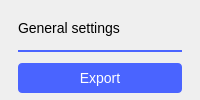
             <widget class="QWidget" name="generalSettings">
              <property name="styleSheet">
               <string notr="true">
QCheckBox {
  spacing: 8px;
  background-color: transparent;
  font-size: 14px;
  font-weight: bold;
  color: rgba(255, 255, 255, 153);
}

QCheckBox::indicator {
  width: 14px;
  height: 14px;
  border: 2px solid rgb(74,100,255);
  border-radius: 4px;
}
QCheckBox::indicator:unchecked { background-color: transparent; }
QCheckBox::indicator:checked { background-color: rgb(74,100,255); }</string>
              </property>
              <layout class="QVBoxLayout" name="verticalLayout_3">
               <property name="spacing">
                <number>0</number>
               </property>
               <property name="leftMargin">
                <number>18</number>
               </property>
               <property name="topMargin">
                <number>20</number>
               </property>
               <property name="rightMargin">
                <number>18</number>
               </property>
               <property name="bottomMargin">
                <number>0</number>
               </property>
               <item>
                <widget class="QLabel" name="labelGeneralSettingsTitle">
                 <property name="styleSheet">
                  <string notr="true"> color: black;
    font-size: 14px;
    font-weight: normal;</string>
                 </property>
                 <property name="text">
                  <string>General settings</string>
                 </property>
                </widget>
               </item>
               <item>
                <spacer name="verticalSpacer_2">
                 <property name="orientation">
                  <enum>Qt::Vertical</enum>
                 </property>
                 <property name="sizeType">
                  <enum>QSizePolicy::Fixed</enum>
                 </property>
                 <property name="sizeHint" stdset="0">
                  <size>
                   <width>0</width>
                   <height>14</height>
                  </size>
                 </property>
                </spacer>
               </item>
               <item>
                <widget class="Line" name="lineGeneralSettingsTitle">
                 <property name="minimumSize">
                  <size>
                   <width>0</width>
                   <height>2</height>
                  </size>
                 </property>
                 <property name="maximumSize">
                  <size>
                   <width>16777215</width>
                   <height>16777215</height>
                  </size>
                 </property>
                 <property name="styleSheet">
                  <string notr="true">color: #4A64FF;</string>
                 </property>
                 <property name="frameShadow">
                  <enum>QFrame::Plain</enum>
                 </property>
                 <property name="lineWidth">
                  <number>2</number>
                 </property>
                 <property name="orientation">
                  <enum>Qt::Horizontal</enum>
                 </property>
                </widget>
               </item>
               <item>
                <spacer name="verticalSpacer_9">
                 <property name="orientation">
                  <enum>Qt::Vertical</enum>
                 </property>
                 <property name="sizeType">
                  <enum>QSizePolicy::Fixed</enum>
                 </property>
                 <property name="sizeHint" stdset="0">
                  <size>
                   <width>20</width>
                   <height>10</height>
                  </size>
                 </property>
                </spacer>
               </item>
               <item>
                <widget class="QPushButton" name="btnExport">
                 <property name="styleSheet">
                  <string notr="true">QPushButton {
  min-height: 30px;
  max-height: 30px;

  border: 0px;
  border-radius: 4px;

  background-color: #4a64ff;
  color: #ffffff;

  font-size: 14px;
}

QPushButton:pressed {
  background-color: #2a44df;
}

QPushButton:hover {
	background-color: #4a34ff;
}</string>
                 </property>
                 <property name="text">
                  <string>Export</string>
                 </property>
                </widget>
               </item>
               <item>
                <spacer name="verticalSpacer">
                 <property name="orientation">
                  <enum>Qt::Vertical</enum>
                 </property>
                 <property name="sizeHint" stdset="0">
                  <size>
                   <width>0</width>
                   <height>0</height>
                  </size>
                 </property>
                </spacer>
               </item>
              </layout>
             </widget>
